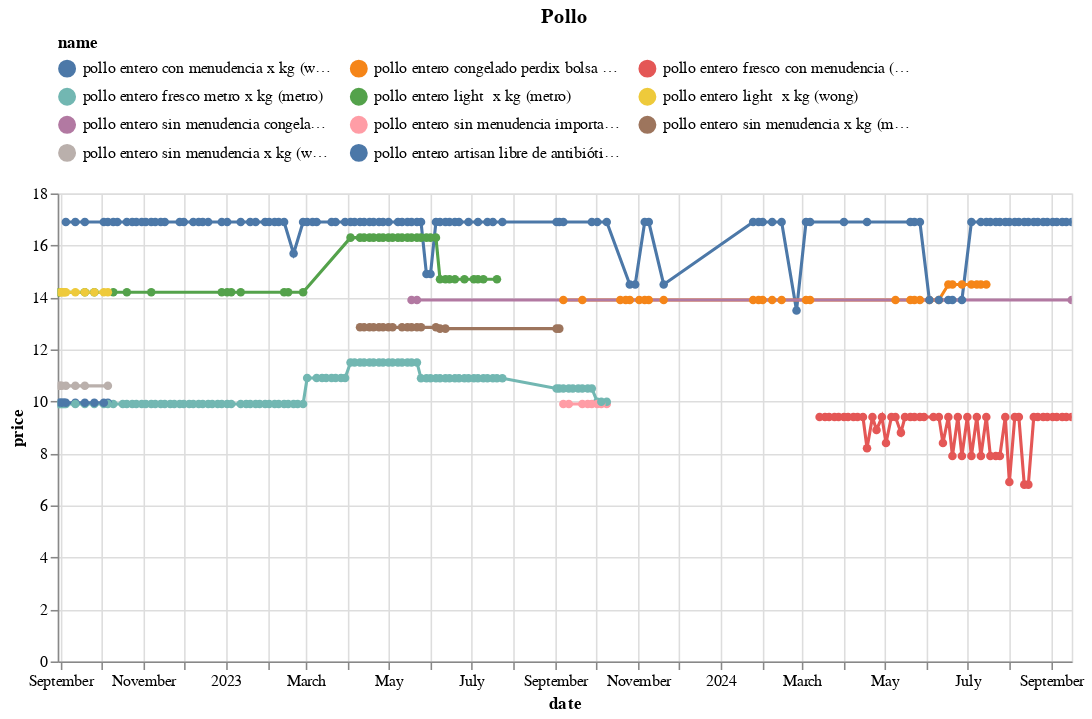

Write notebook code for a chart like this one.
### Code cell
(df
 .loc[df.name.isin(names)]
 .pipe(alt.Chart)
 .mark_line(point=True)
 .encode(x='date', y='price', color='name', tooltip=['name','price'])
 .properties(width=650, title='Pollo')
 .interactive()
 .configure_legend(orient='top', columns=3)
)

### Figure 1 — Vega-Lite specification as saved in the notebook (floating-point values rounded to 4 significant figures; data arrays with more than 128 entries replaced by an {"elided": "..."} marker saying what was removed)
{"config": {"view": {"continuousWidth": 300, "continuousHeight": 300}, "legend": {"columns": 3, "orient": "top"}}, "data": {"name": "data-f68ff881558314fad84b6d1a86f4675c"}, "mark": {"type": "line", "point": true}, "encoding": {"color": {"field": "name", "type": "nominal"}, "tooltip": [{"field": "name", "type": "nominal"}, {"field": "price", "type": "quantitative"}], "x": {"field": "date", "type": "temporal"}, "y": {"field": "price", "type": "quantitative"}}, "params": [{"name": "param_13", "select": {"type": "interval", "encodings": ["x", "y"]}, "bind": "scales"}], "title": "Pollo", "width": 650, "$schema": "https://vega.github.io/schema/vega-lite/v5.20.1.json", "datasets": {"data-f68ff881558314fad84b6d1a86f4675c": {"elided": "403 records"}}}
